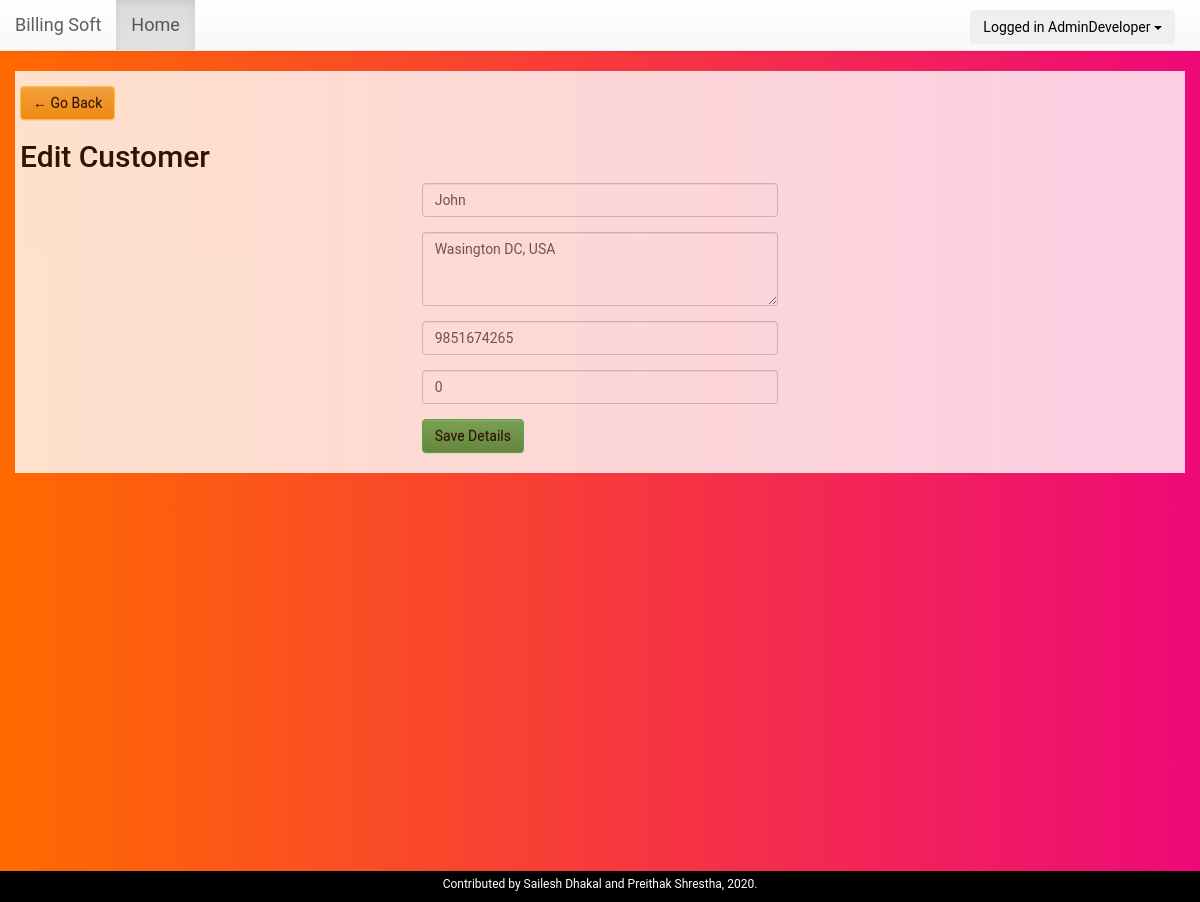
/edit_customer.php?customer_id=6 (signed in), run on the app's committed database.
### tables this page shows
CREATE TABLE `customers` (
  `customer_id` int(11) NOT NULL,
  `user_id` int(11) NOT NULL,
  `created_date` datetime NOT NULL DEFAULT CURRENT_TIMESTAMP,
  `customer_name` varchar(200) NOT NULL,
  `customer_address` varchar(250) NOT NULL,
  `customer_number` bigint(15) NOT NULL,
  `customer_pan` bigint(15) DEFAULT NULL
);

### ledger.php (called while the page is built, shortened)
<?php
class Ledger{
	private $host  = 'localhost';
    private $user  = 'root';
    private $password   = "";
    private $database  = "billing_software";
	private $CustomerTable = 'customers';
  private $dbConnect = false;
    public function __construct(){
        if(!$this->dbConnect){
            $conn = new mysqli($this->host, $this->user, $this->password, $this->database);
            if($conn->connect_error){
                die("Error failed to connect to MySQL: " . $conn->connect_error);
            }else{
                $this->dbConnect = $conn;
            }
        }
    }
	public function getCustomer($customerId){
		$sqlQuery = "
			SELECT * FROM ".$this->CustomerTable."
			WHERE user_id = '".$_SESSION['userid']."' AND customer_id = '$customerId'";
		$result = mysqli_query($this->dbConnect, $sqlQuery);
		$row = mysqli_fetch_array($result, MYSQLI_ASSOC);
		return $row;
	}
}

### edit_customer.php (the view, shortened to what this page needs)
<?php
include('header.php');
include 'ledger.php';
$ledger = new Ledger();
$ledger->checkLoggedIn();
if(!empty($_GET['customer_id'])){
	$customerId = $_GET['customer_id'];
	$customerValue = $ledger->getCustomer($customerId);
}
?>
<link href="css/style.css" rel="stylesheet">
<?php include('container.php');?>
<div class="container content-invoice">
	<div><a class="btn btn-warning back_btn" href="javascript:history.go(-1)">&#8592 Go Back</a></div>
	<form action="" id="invoice-form" method="post" class="invoice-form" role="form" novalidate="">
		<div class="load-animate animated fadeInUp">
			<div class="row">
				<div class="col-xs-8 col-sm-8 col-md-8 col-lg-8">
					<h2 class="title">Edit Customer</h2>
				</div>
			</div>
            <div class="col-xs-12 col-sm-4 col-md-4 col-lg-4"></div>
				<div class="col-xs-12 col-sm-4 col-md-4 col-lg-4">
					<div class="form-group">
						<input type="text" value="<?php echo $customerValue['customer_name']; ?>" class="form-control" name="companyName" id="companyName" placeholder="Company Name" autocomplete="off">
					</div>
					<div class="form-group">
						<textarea class="form-control" rows="3" name="companyAddress" id="address" placeholder="Company Address"><?php echo $customerValue['customer_address']; ?></textarea>
					</div>
					<div class="form-group">
						<input type="number" value="<?php echo $customerValue['customer_number']; ?>" class="form-control" name="companyPhone" id="companyName" placeholder="Company Phone" autocomplete="off">
                    </div>
                    <div class="form-group">
						<input type="number" value="<?php echo $customerValue['customer_pan']; ?>" class="form-control" name="companyPan" id="companyPan" placeholder="Company PAN Number" autocomplete="off">
                    </div>
                    <div class="form-group">
						<input data-loading-text="Saving Details..." type="submit" name="customer_btn" value="Save Details" class="btn btn-success submit_btn customer-save-btm">
					</div>
                </div>
                <div class="col-xs-12 col-sm-4 col-md-4 col-lg-4"></div>
            </div>
		</div>
</div>
<?php include('footer.php');?>

### css/style.css (style rules this page uses)
html { background-color: #f0f3f4; position: relative; min-height: 100%; }
body { background: #ee0979; background: -webkit-linear-gradient(to right, #ff6a00, #ee0979); background: linear-gradient(to right, #ff6a00, #ee0979); color: black; font-family: 'Roboto'; font-size: 18px; line-height: 1.42857; }
.invoice-list-container, .content-invoice, .customer-list-container { background:white; opacity:0.8; padding: 5px !important; }
.btn-success { background-color: #27c24c !important; border-color: #27c24c !important; color: #000 !important; }
.btn-warning { background-color: #fad733; border-color: #fad733; color: #000 !important; }
input[type=number] { -moz-appearance: textfield; }
.back_btn { margin-top:10px; }

### data on the page
customers: companyName "John", companyAddress "Wasington DC, USA", companyPhone "9851674265", companyPan "0"

### other printed values
$_SESSION['user'] "AdminDeveloper"
